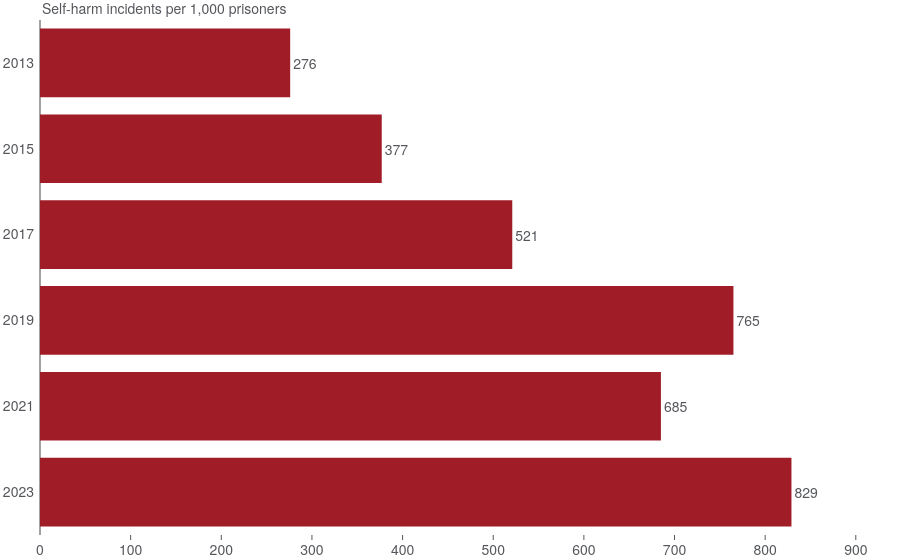

Source (notebook cell):
### Code cell
plotly_self_harm.main()

### Figure 1 — Plotly figure (JSON) as saved in the notebook; plotly's stock layout.template omitted (floating-point values rounded to 4 significant figures)
{"data": [{"hovertemplate": "%{text:,.0f} incidents<extra></extra>", "orientation": "h", "text": [23230, 32313, 44651, 62989, 53523, 70875], "textposition": "outside", "texttemplate": "%{x:,.0f}", "type": "bar", "x": [276, 377, 521, 765, 685, 829], "y": [2013, 2015, 2017, 2019, 2021, 2023]}], "layout": {"annotations": [{"font": {"size": 14}, "showarrow": false, "text": "Self-harm incidents per 1,000 prisoners", "x": 0, "xanchor": "left", "xref": "paper", "y": 1, "yanchor": "bottom", "yref": "paper"}], "margin": {"l": 40}, "xaxis": {"range": [0, 921.2], "tickformat": ",.0f", "ticks": "inside"}, "yaxis": {"autorange": "reversed", "type": "category"}}}
